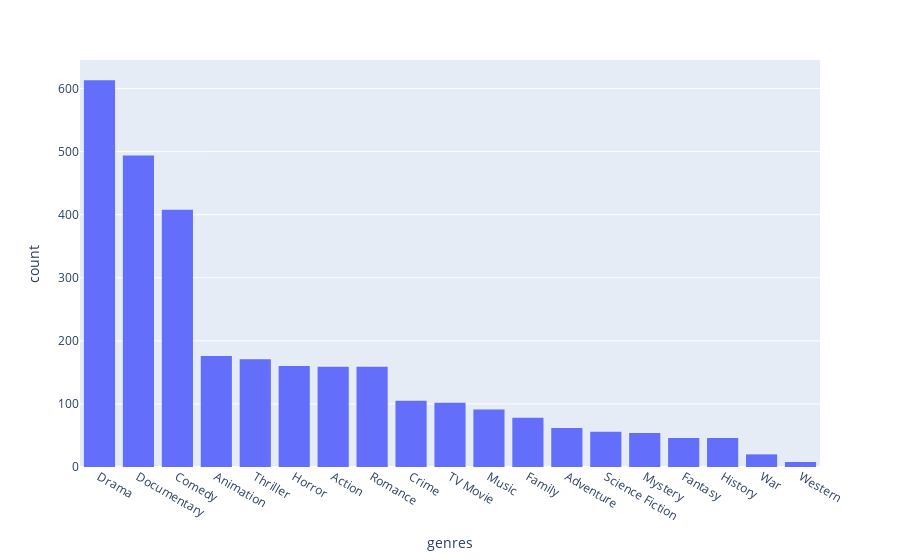

The code cell stored with this chart in its notebook:
### Code cell
# The most represented genres
genres = movies_df["genres"]

acc_genres= []
for genre in range(len(genres)):
    acc_genres.extend(genres[genre])

colums=["genres"]
data=acc_genres

df_genres=pd.DataFrame(data=acc_genres, columns=colums)

px.histogram(df_genres, x="genres").update_xaxes(categoryorder='total descending').show()

### Figure 1 — Plotly figure (JSON) as saved in the notebook; plotly's stock layout.template omitted (floating-point values rounded to 4 significant figures; data arrays with more than 128 entries replaced by an {"elided": "..."} marker saying what was removed)
{"data": [{"alignmentgroup": "True", "bingroup": "x", "hovertemplate": "genres=%{x}<br>count=%{y}<extra></extra>", "legendgroup": "", "marker": {"color": "#636efa", "pattern": {"shape": ""}}, "name": "", "offsetgroup": "", "orientation": "v", "showlegend": false, "type": "histogram", "x": {"elided": "3008 str values"}, "xaxis": "x", "yaxis": "y"}], "layout": {"autosize": true, "barmode": "relative", "legend": {"tracegroupgap": 0}, "margin": {"t": 60}, "xaxis": {"anchor": "y", "autorange": true, "categoryorder": "total descending", "domain": [0, 1], "range": [-0.5, 18.5], "title": {"text": "genres"}, "type": "category"}, "yaxis": {"anchor": "x", "autorange": true, "domain": [0, 1], "range": [0, 645.3], "title": {"text": "count"}}}}
